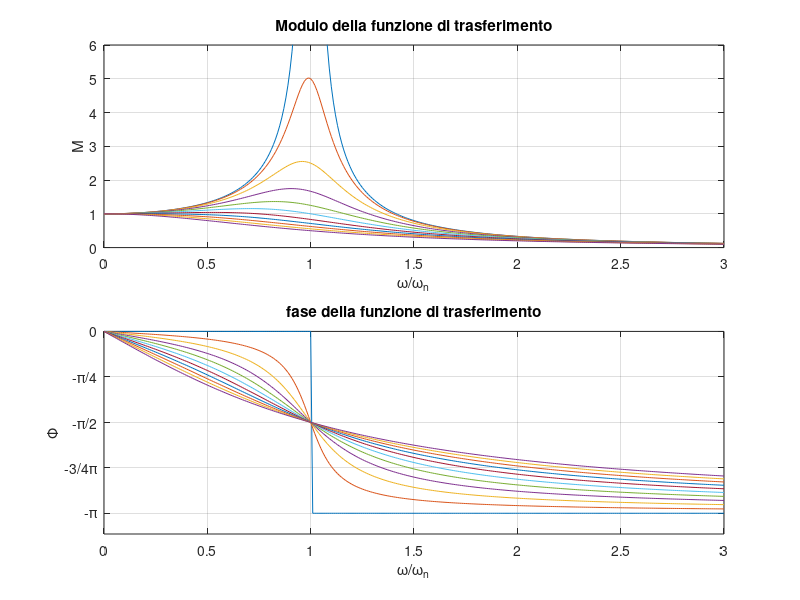

This chart was generated by the following MATLAB code:
% Strumenti del secondo ordine, caratteristiche
clear all 
close all 
clc

zita = 0:0.1:1;
omegaton = 0:0.01:3;

M = zeros(length(zita),length(omegaton));
phi = zeros(length(zita),length(omegaton));

for i = 1:length(zita)
    for j = 1: length(omegaton)
        M(i,j) = 1/sqrt((1-omegaton(j)^2)^2+(2*zita(i)*omegaton(j))^2);
        phi(i,j) = -atan2(2*zita(i)*omegaton(j),(1-omegaton(j)^2));
    end
    subplot(2,3,1:3)
    plot(omegaton,M(i,:))
    hold on; grid on;
    title('Modulo della funzione di trasferimento')
    xlabel('\omega/\omega_n')
    ylabel('M')
    axis([0 max(omegaton) 0 6])
    subplot(2,3,4:6)
    plot(omegaton,phi(i,:))
    hold on; grid on;
    title('fase della funzione di trasferimento')
    xlabel('\omega/\omega_n')
    ylabel('\Phi')
    yticks([-pi,-3/4*pi,-pi/2,-pi/4,0]);
    yticklabels({'-\pi','-3/4\pi','-\pi/2','-\pi/4','0'})
end

clear i; clear j;

